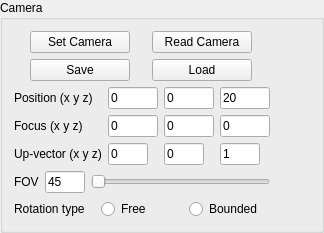
            <widget class="QGroupBox" name="groupBox_12">
             <property name="title">
              <string>Camera</string>
             </property>
             <layout class="QGridLayout" name="gridLayout_60">
              <item row="3" column="0">
               <layout class="QGridLayout" name="gridLayout_12">
                <item row="0" column="2">
                 <widget class="QSlider" name="horizontalSlider_camera_fov">
                  <property name="orientation">
                   <enum>Qt::Horizontal</enum>
                  </property>
                 </widget>
                </item>
                <item row="0" column="0">
                 <widget class="QLabel" name="label_49">
                  <property name="text">
                   <string>FOV</string>
                  </property>
                 </widget>
                </item>
                <item row="0" column="1">
                 <widget class="QLineEdit" name="lineEdit_camera_fov">
                  <property name="maximumSize">
                   <size>
                    <width>40</width>
                    <height>16777215</height>
                   </size>
                  </property>
                  <property name="text">
                   <string>45</string>
                  </property>
                 </widget>
                </item>
               </layout>
              </item>
              <item row="0" column="0">
               <layout class="QGridLayout" name="gridLayout_62">
                <item row="0" column="1">
                 <widget class="QPushButton" name="pushButton_read_camera">
                  <property name="maximumSize">
                   <size>
                    <width>100</width>
                    <height>16777215</height>
                   </size>
                  </property>
                  <property name="text">
                   <string>Read Camera</string>
                  </property>
                 </widget>
                </item>
                <item row="0" column="0">
                 <widget class="QPushButton" name="pushButton_set_camera">
                  <property name="maximumSize">
                   <size>
                    <width>100</width>
                    <height>16777215</height>
                   </size>
                  </property>
                  <property name="text">
                   <string>Set Camera</string>
                  </property>
                 </widget>
                </item>
                <item row="1" column="0">
                 <widget class="QPushButton" name="pushButton">
                  <property name="maximumSize">
                   <size>
                    <width>100</width>
                    <height>16777215</height>
                   </size>
                  </property>
                  <property name="text">
                   <string>Save</string>
                  </property>
                 </widget>
                </item>
                <item row="1" column="1">
                 <widget class="QPushButton" name="pushButton_2">
                  <property name="maximumSize">
                   <size>
                    <width>100</width>
                    <height>16777215</height>
                   </size>
                  </property>
                  <property name="text">
                   <string>Load</string>
                  </property>
                 </widget>
                </item>
               </layout>
              </item>
              <item row="1" column="4">
               <spacer name="horizontalSpacer_19">
                <property name="orientation">
                 <enum>Qt::Horizontal</enum>
                </property>
                <property name="sizeHint" stdset="0">
                 <size>
                  <width>40</width>
                  <height>20</height>
                 </size>
                </property>
               </spacer>
              </item>
              <item row="1" column="0">
               <layout class="QGridLayout" name="gridLayout_63">
                <item row="1" column="0">
                 <widget class="QLabel" name="label_52">
                  <property name="maximumSize">
                   <size>
                    <width>100</width>
                    <height>16777215</height>
                   </size>
                  </property>
                  <property name="text">
                   <string>Focus (x y z)</string>
                  </property>
                 </widget>
                </item>
                <item row="0" column="0">
                 <widget class="QLabel" name="label_51">
                  <property name="maximumSize">
                   <size>
                    <width>100</width>
                    <height>16777215</height>
                   </size>
                  </property>
                  <property name="text">
                   <string>Position (x y z)</string>
                  </property>
                 </widget>
                </item>
                <item row="1" column="3">
                 <widget class="QLineEdit" name="lineEdit_camera_focus_z">
                  <property name="maximumSize">
                   <size>
                    <width>50</width>
                    <height>16777215</height>
                   </size>
                  </property>
                  <property name="text">
                   <string>0</string>
                  </property>
                 </widget>
                </item>
                <item row="0" column="1">
                 <widget class="QLineEdit" name="lineEdit_camera_pos_x">
                  <property name="maximumSize">
                   <size>
                    <width>50</width>
                    <height>16777215</height>
                   </size>
                  </property>
                  <property name="text">
                   <string>0</string>
                  </property>
                 </widget>
                </item>
                <item row="0" column="2">
                 <widget class="QLineEdit" name="lineEdit_camera_pos_y">
                  <property name="maximumSize">
                   <size>
                    <width>50</width>
                    <height>16777215</height>
                   </size>
                  </property>
                  <property name="text">
                   <string>0</string>
                  </property>
                 </widget>
                </item>
                <item row="0" column="3">
                 <widget class="QLineEdit" name="lineEdit_camera_pos_z">
                  <property name="maximumSize">
                   <size>
                    <width>50</width>
                    <height>16777215</height>
                   </size>
                  </property>
                  <property name="text">
                   <string>20</string>
                  </property>
                 </widget>
                </item>
                <item row="1" column="2">
                 <widget class="QLineEdit" name="lineEdit_camera_focus_y">
                  <property name="maximumSize">
                   <size>
                    <width>50</width>
                    <height>16777215</height>
                   </size>
                  </property>
                  <property name="text">
                   <string>0</string>
                  </property>
                 </widget>
                </item>
                <item row="1" column="1">
                 <widget class="QLineEdit" name="lineEdit_camera_focus_x">
                  <property name="maximumSize">
                   <size>
                    <width>50</width>
                    <height>16777215</height>
                   </size>
                  </property>
                  <property name="text">
                   <string>0</string>
                  </property>
                 </widget>
                </item>
                <item row="2" column="0">
                 <widget class="QLabel" name="label_53">
                  <property name="maximumSize">
                   <size>
                    <width>100</width>
                    <height>16777215</height>
                   </size>
                  </property>
                  <property name="text">
                   <string>Up-vector (x y z)</string>
                  </property>
                 </widget>
                </item>
                <item row="2" column="1">
                 <widget class="QLineEdit" name="lineEdit_camera_upvector_x">
                  <property name="maximumSize">
                   <size>
                    <width>40</width>
                    <height>16777215</height>
                   </size>
                  </property>
                  <property name="text">
                   <string>0</string>
                  </property>
                 </widget>
                </item>
                <item row="2" column="2">
                 <widget class="QLineEdit" name="lineEdit_camera_upvector_y">
                  <property name="maximumSize">
                   <size>
                    <width>40</width>
                    <height>16777215</height>
                   </size>
                  </property>
                  <property name="text">
                   <string>0</string>
                  </property>
                 </widget>
                </item>
                <item row="2" column="3">
                 <widget class="QLineEdit" name="lineEdit_camera_upvector_z">
                  <property name="maximumSize">
                   <size>
                    <width>40</width>
                    <height>16777215</height>
                   </size>
                  </property>
                  <property name="text">
                   <string>1</string>
                  </property>
                 </widget>
                </item>
               </layout>
              </item>
              <item row="4" column="0">
               <layout class="QGridLayout" name="gridLayout_81">
                <item row="0" column="0">
                 <widget class="QLabel" name="label_64">
                  <property name="text">
                   <string>Rotation type</string>
                  </property>
                 </widget>
                </item>
                <item row="0" column="1">
                 <widget class="QRadioButton" name="radioButton_camera_rotate_free">
                  <property name="text">
                   <string>Free</string>
                  </property>
                 </widget>
                </item>
                <item row="0" column="2">
                 <widget class="QRadioButton" name="radioButton_camera_rotate_bounded">
                  <property name="text">
                   <string>Bounded</string>
                  </property>
                 </widget>
                </item>
               </layout>
              </item>
             </layout>
            </widget>
